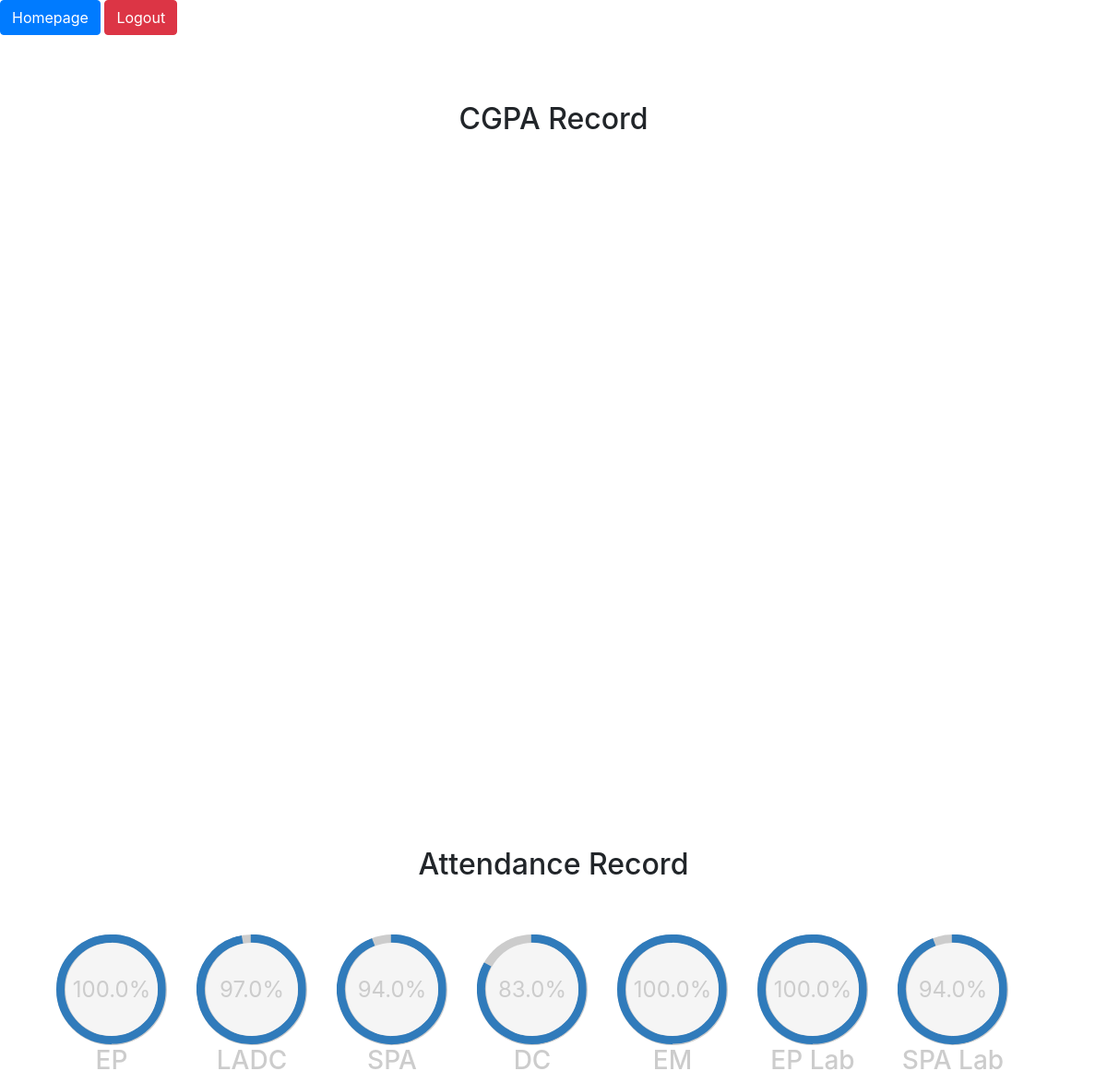
The page /student/academics/ (signed in) on the database its author committed.
### student/models.py (models this page shows, shortened)
class Academic(models.Model):
	student = models.ForeignKey(Student, on_delete= models.SET_NULL, null=True)
	at1 = models.FloatField(null=True,blank=True,default=0)
	at2 = models.FloatField(null=True,blank=True,default=0)
	at3 = models.FloatField(null=True,blank=True,default=0)
	at4 = models.FloatField(null=True,blank=True,default=0)
	at5 = models.FloatField(null=True,blank=True,default=0)
	at6 = models.FloatField(null=True,blank=True,default=0)
	at7 = models.FloatField(null=True,blank=True,default=0)
	cgpa1 = models.FloatField(null=True,blank=True,default=0)
	cgpa2 = models.FloatField(null=True,blank=True,default=0)
	cgpa3 = models.FloatField(null=True,blank=True,default=0)
	cgpa4 = models.FloatField(null=True,blank=True,default=0)
	cgpa5 = models.FloatField(null=True,blank=True,default=0)
	cgpa6 = models.FloatField(null=True,blank=True,default=0)
	cgpa7 = models.FloatField(null=True,blank=True,default=0)
	cgpa8 = models.FloatField(null=True,blank=True,default=0)

class Subject(models.Model):
	BRANCH = (
		('COMP', 'COMP'),
		('IT', 'IT'),
		('EXTC', 'EXTC'),
		('ETRX', 'ETRX'),
		('MCA', 'MCA'),
		('MTECH-CS','MTECH-CS'),
		('MTECH-EXTC','MTECH-EXTC'),
		('PHD-CS','PHD-CS'),
		('PHD-EXTC','PHD-EXTC'),
	)
	branch = models.CharField(max_length=10,null=True,choices=BRANCH,default='MCA')
	year = models.IntegerField()
	sub1 = models.CharField(max_length=20,default=None,null=True,blank=True)
	sub2 = models.CharField(max_length=20,default=None,null=True,blank=True)
	sub3 = models.CharField(max_length=20,default=None,null=True,blank=True)
	sub4 = models.CharField(max_length=20,default=None,null=True,blank=True)
	sub5 = models.CharField(max_length=20,default=None,null=True,blank=True)
	sub6 = models.CharField(max_length=20,default=None,null=True,blank=True)
	sub7 = models.CharField(max_length=20,default=None,null=True,blank=True)

### student/views.py (the view)
# urls.py: path('academics/', views.academics, name='academics'),
def academics(request):
	student = Student.objects.get(user=request.user)
	acad = Academic.objects.get(student=student)
	subject = Subject.objects.get(branch=student.branch,year=student.year)
	params={'student':student,'acad':acad,'subject':subject}
	return render(request,'student/academic.html',params)

### student/templates/student/academic.html (shortened to what this page needs)
<!DOCTYPE html>
<html>
<head>
<link rel="stylesheet" href="https://cdn.jsdelivr.net/npm/bootstrap@4.5.3/dist/css/bootstrap.min.css">
</head>
<body>
<a href="{% url 'apna-student' %}" ><button class="btn btn-primary">Homepage</button></a>
<a href="{% url 'student-logout' %}" ><button class="btn btn-danger">Logout</button></a>
<center><br><br><br>
	<h2>CGPA Record</h2><br><br>
<div id="chartContainer" style="height: 570px; width: 70%;"></div></center>
<br><br><br><br><br><br>
<center>
	<h2>Attendance Record</h2><br><br>
	<div class="container">
        <div>
			<div class="c100 p{{acad.at1|floatformat:'0'}} ml-3 mr-3">
		        <span>{{acad.at1}}% <h3>{{subject.sub1}}</h3></span>
		    </div>
        </div>
        <div>
			<div class="c100 p{{acad.at2|floatformat:'0'}} ml-3 mr-3">
		        <span>{{acad.at2}}% <h3>{{subject.sub2}}</h3></span>
		    </div>
        </div>
        <div>
			<div class="c100 p{{acad.at3|floatformat:'0'}} ml-3 mr-3">
		        <span>{{acad.at3}}% <h3>{{subject.sub3}}</h3></span>
		    </div>
        </div>
        <div>
			<div class="c100 p{{acad.at4|floatformat:'0'}} ml-3 mr-3">
		        <span>{{acad.at4}}% <h3>{{subject.sub4}}</h3></span>
		    </div>
        </div>
        <div>
			<div class="c100 p{{acad.at5|floatformat:'0'}} ml-3 mr-3">
		        <span>{{acad.at5}}% <h3>{{subject.sub5}}</h3></span>
		    </div>
        </div>
                <div>
			<div class="c100 p{{acad.at6|floatformat:'0'}} ml-3 mr-3">
		        <span>{{acad.at6}}% <h3>{{subject.sub6}}</h3></span>
		    </div>
        </div>
                <div>
			<div class="c100 p{{acad.at7|floatformat:'0'}} ml-3 mr-3">
		        <span>{{acad.at7}}% <h3>{{subject.sub7}}</h3></span>
		    </div>
        </div>
    </div>
</center>
</body>
</html>

### student/templates/student/academic.html (style rules this page uses)
.c100 { position:relative;font-size:120px;width:1em;height:1em;-webkit-border-radius:50%;-moz-border-radius:50%;-ms-border-radius:50%;-o-border-radius:50%;border-radius:50%;float:left;margin:0 0.1em 0.1em 0;background-color:#cccccc }
.c100 *,.c100 *:before,.c100 *:after { -webkit-box-sizing:content-box;-moz-box-sizing:content-box;box-sizing:content-box }
.c100 > span { position:absolute;width:100%;z-index:1;left:0;top:0;width:5em;line-height:5em;font-size:0.2em;color:#cccccc;display:block;text-align:center;white-space:nowrap;-webkit-transition-property:all;-moz-transition-property:all;-o-transition-property:all;transition-property:all;-webkit-transition-duration:0.2s;-moz-transition-duration:0.2s;-o-transition-duration:0.2s;transition-duration:0.2s;-webkit-transition-timing-function:ease-out;-moz-transition-timing-function:ease-out;-o-transition-timing-function:ease-out;transition-timing-function:ease-out }
.c100:after { position:absolute;top:0.08em;left:0.08em;display:block;content:" ";-webkit-border-radius:50%;-moz-border-radius:50%;-ms-border-radius:50%;-o-border-radius:50%;border-radius:50%;background-color:whitesmoke;width:0.84em;height:0.84em;-webkit-transition-property:all;-moz-transition-property:all;-o-transition-property:all;transition-property:all;-webkit-transition-duration:0.2s;-moz-transition-duration:0.2s;-o-transition-duration:0.2s;transition-duration:0.2s;-webkit-transition-timing-function:ease-in;-moz-transition-timing-function:ease-in;-o-transition-timing-function:ease-in;transition-timing-function:ease-in }

### rows shown on the page
Academic: at1 "100.0", at2 "97.0", at3 "94.0", at4 "83.0", at5 "100.0", at6 "100.0", at7 "94.0"
Subject: sub1 "EP", sub2 "LADC", sub3 "SPA", sub4 "DC", sub5 "EM", sub6 "EP Lab", sub7 "SPA Lab"
